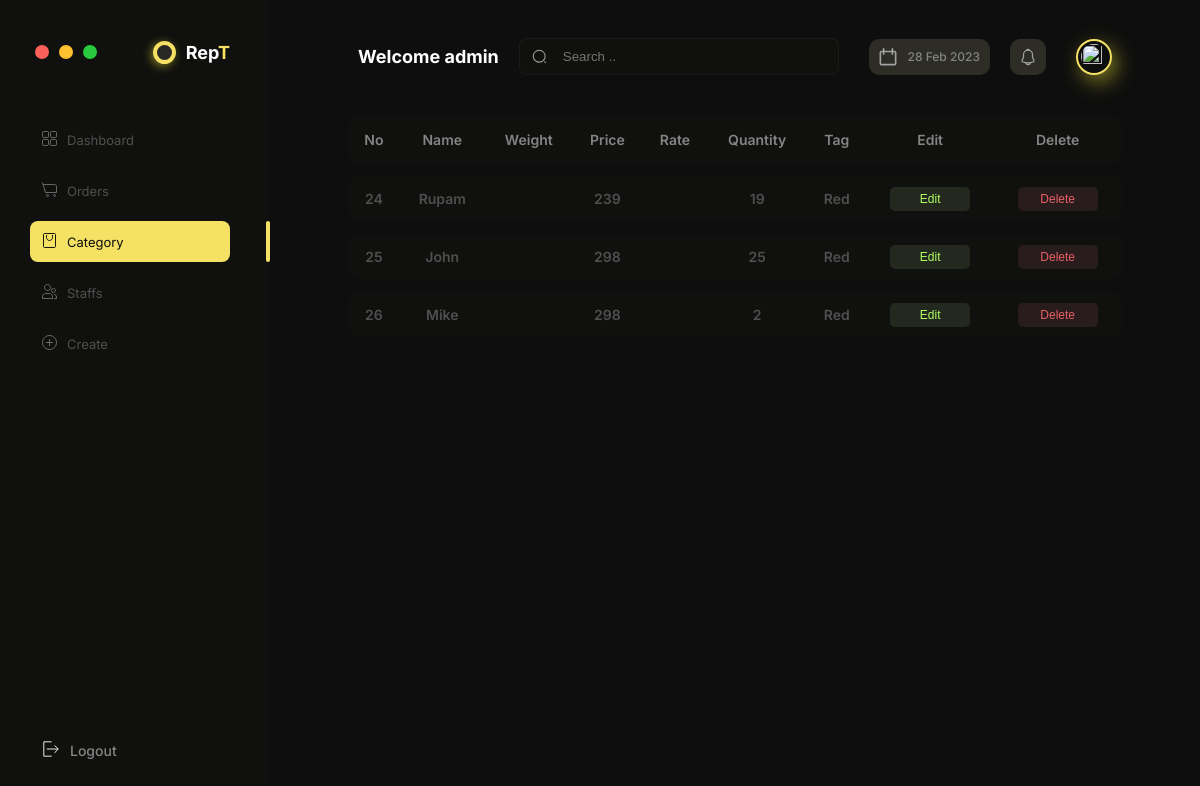
The page /items/22 (signed in) on the database as committed earlier.
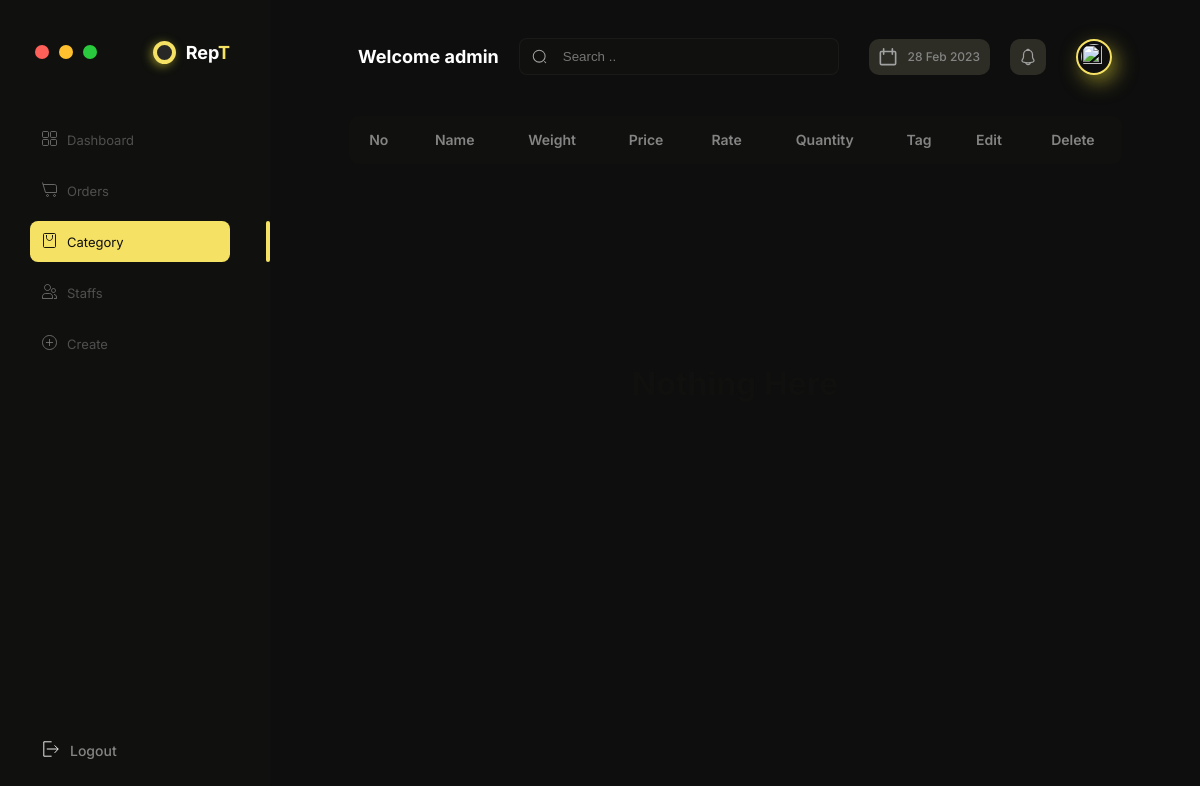
The same page on the database as committed later.
### apps/core/models.py (models this page shows, shortened)
class Item(models.Model):
    name = models.CharField(max_length=200, null=True)
    price = models.IntegerField(default=0, null=True)
    quantity = models.IntegerField(default=0, null=True)
    category = models.ForeignKey(
        Category, null=True, on_delete=models.SET_NULL)
    tag = models.ForeignKey(Tag, null=200, on_delete=models.SET_NULL)
    date_created = models.DateTimeField(auto_now_add=True, null=True)

class Tag(models.Model):
    name = models.CharField(max_length=200, null=True)
    date_created = models.DateTimeField(auto_now_add=True, null=True)
    def __str__(self):
        return self.name

### apps/core/decorators.py (the view)
        def wrapper_func(request, *args, **kwargs):
            group = None
            if request.user.groups.exists():
                group = request.user.groups.all()[0].name
            if group in allowed:
                return view_func(request, *args, **kwargs)
            else:
                return HttpResponse('You are not authenticated to access this page!')

### apps/category/views.py (called while the page is built)
@login_required(login_url='login')
@allowed_user(allowed=['admin'])
def items(request, pk):
    category = Category.objects.get(id=pk)
    items = Item.objects.filter(category=category)
    items_count = items.count()
    context = {
        'navbar': 'category',
        'items': items,
        'items_count': items_count,
    }
    return render(request, 'items.html', context)

### apps/category/templates/items.html (shortened to what this page needs)
{% extends 'main.html' %}
{% block content %}
<div class="table-container">
      <table class="table">
        <thead class="table__header">
            <tr class="table__header-raw">
              <th class="col col1">No</th>
              <th class="col col2">Name</th>
              <th class="col col3">Weight</th>
              <th class="col col4">Price</th>
              <th class="col col5">Rate</th>
              <th class="col col6">Quantity</th>
              <th class="col col7">Tag</th>
              <th class="col col7">Edit</th>
              <th class="col col7">Delete</th>
          </thead>
          {% for item in items %}
          <tbody class="table__body">
            <tr class="table__body-raw">
              <td class="col col1">{{item.id}}</td>
              <td class="col col2">{{item.name}}</td>
              <td class="col col3">{{item.weight}}</td>
              <td class="col col4">{{item.price}}</td>
              <td class="col col5">{{item.rate}}</td>
              <td class="col col6">{{item.quantity}}</td>
              <td class="col col7">{{item.tag}}</td>
              <td class="col col5">
                <button class="table__edit">Edit</button>
              </td>
              <td class="col col5">
                <a href="{% url 'removeItem' item.id %}">
                  <button class="table__delete">
                    Delete
                  </button>
                </a>
              </td>
          </tbody>
          {% endfor %}
    </table>
    {% include 'nothing.html' %}
</div>
{% endblock %}

### templates/main.html (shortened to what this page needs)
{% load static %}
<!DOCTYPE html>
<html lang="en">
<head>
        <link
        rel="stylesheet"
        href="https://use.fontawesome.com/releases/v5.6.1/css/all.css"
      />
    <link rel="stylesheet" href="{% static 'css/main.css' %}">
    <link rel="stylesheet" href="{% static 'css/colors.css' %}">
    <link rel="stylesheet" href="{% static 'css/font.css' %}">
    <link rel="stylesheet" href="{% static 'css/sidebar.css' %}">
    <link rel="stylesheet" href="{% static 'css/topbar.css' %}">
    <link rel="stylesheet" href="{% static 'css/table.css' %}">
    <link rel="stylesheet" href="{% static 'css/dashboard.css' %}">
    <link rel="stylesheet" href="{% static 'css/staff.css' %}">
    <link rel="stylesheet" href="{% static 'css/create.css' %}">
</head>
<body>
    {% include 'sidebar.html' %}
    {% include 'topbar.html' %}
    {% block content %}
    {% endblock %}
</body>
</html>

### templates/sidebar.html (shortened to what this page needs)
<div class="sidebar">
    <div class="top">
        <div class="header__container">
            <div class="nav__dot-container">
                <div class="nav__dot dot1"></div>
                <div class="nav__dot dot2"></div>
                <div class="nav__dot dot3"></div>
            </div>
            <div class="logo__container">
                <div class="logo__round"></div>
                <h3 class="logo__txt">Rep<span class="logo__highlight">T</span></h3>
            </div>
        </div>
        <div class="nav__container">
            <div class="nav nav__dashboard {% if navbar == 'dashboard' %} nav--active {% endif %}">
                {% if navbar == 'dashboard' %}
                <a href="{% url 'dashboard' %}">
                    <img class="nav__img" src="/static/icons/ic_dashboard_active.svg"></img>
                </a>
                {% else %}
                <a href="{% url 'dashboard' %}">
                    <img class="nav__img" src="/static/icons/ic_dashboard.svg"></img>
                </a>
                {% endif %}
                <a class="nav__txt" href="{% url 'dashboard' %}">Dashboard</a>
            </div>
            <div class="nav nav__orders {% if navbar == 'orders' %} nav--active {% endif %}">
                {% if navbar == 'orders' %}
                <a href="{% url 'orders' %}">
                    <img class="nav__img" src="/static/icons/ic_orders_active.svg"></img>
                </a>
                {% else %}
                <a href="{% url 'orders' %}">
                    <img class="nav__img" src="/static/icons/ic_orders.svg"></img>
                </a>
                {% endif %}
                <a class="nav__txt" href="{% url 'orders' %}">Orders</a>
            </div>
            <div class="nav nav__items {% if navbar == 'category' %} nav--active {% endif %}">
                {% if navbar == 'category' %}
                <a href="{% url 'category' %}">
                    <img class="nav__img" src="/static/icons/ic_items_active.svg"></img>
                </a>
                {% else %}
                <a href="{% url 'category' %}">
                    <img class="nav__img" src="/static/icons/ic_items.svg"></img>
                </a>
                {% endif %}
                <a class="nav__txt" href="{% url 'category' %}">Category</a>
            </div>
            {% if request.user.is_staff %}
            <div class="nav nav__customer {% if navbar == 'staffs' %} nav--active {% endif %}">
                {% if navbar == 'staffs' %}
                <a href="{% url 'staffs' %}">
                    <img class="nav__img" src="/static/icons/ic_customers_active.svg"></img>
                </a>
                {% else %}
                <a href="{% url 'staffs' %}">
                    <img class="nav__img" src="/static/icons/ic_customers.svg"></img>
                </a>
                {% endif %}
                <a class="nav__txt" href="{% url 'staffs' %}">Staffs</a>
            </div>
            {% endif %}
            <div class="nav nav__create {% if navbar == 'create' %} nav--active {% endif %}">
                {% if navbar == 'create' %}
                <a href="{% url 'create' %}">
                    <img class="nav__img" src="/static/icons/ic_create_active.svg"></img>
                </a>
                {% else %}
                <a href="{% url 'create' %}">
                    <img class="nav__img" src="/static/icons/ic_create.svg"></img>
                </a>
                {% endif %}
                <a class="nav__txt" href="{% url 'create' %}">Create</a>
            </div>
        </div>
    </div>
    <div class="logout">
        <a href="{% url 'logout' %}">
            <img src="/static/icons/ic_logout.svg" alt="" class="logout__img">
        </a>
        <a href="{% url 'logout' %}" class="logout__txt">
            Logout
        </a>
    </div>
</div>

### templates/topbar.html (shortened to what this page needs)
{% load static %}
<div class="topbar">
    <h3 class="top__title">Welcome {{request.user}}</h3>
    <form class="search__container" autocomplete="off" id="search-form" method="post">
        <img src="/static/icons/ic-input-search.svg" alt="" class="search__img">
        <input type="text" class="search__inp" placeholder="Search .." id="search-input">
    </form>
    <div class="right">
        <div class="right__calendar-container">
            <img src="/static/icons/ic_calendar.svg" alt="" class="right__icon right__calendar">
            <h6 id="right__calendar-txt"></h6>
        </div>
        <div class="right__icon-container">
            <img src="/static/icons/ic_notifications.svg" alt="" class="right__icon right__notification">
        </div>
        <div class="right__img-container">
            <img src="{{ request.user.customer.profile_image.url }}" alt="" class="right__img">
        </div>
    </div>
</div>

### templates/nothing.html (shortened to what this page needs)
<div class="empty__container">
{% if items_count == 0 %}
    <h1 style="color: var(--colorDarkMedium); text-align: center; margin-top: 20rem;"
        class="item__empty">
    </h1>
{% endif %}
</div>

### static/css/main.css (style rules this page uses)
html { font-size: 62.5%; }
body { padding-left: 32rem; padding-top: 2rem; padding-right: 5rem; background-color: var(--colorDark); font-family: 'Inter', sans-serif; }
h1, h2, h3, h4, h5, h6 { margin: 0rem; padding: 0rem; }

### static/css/colors.css (style rules this page uses)
:root { --colorDark: #0E0E0E; --colorDarkMedium: #10110E; --colorDarkLight: #4F4F4F; --colorDarkExtraLight: #848484; --colorWhite: #FFFFFF; --colorWhiteMedium: #F9F9F9; --colorWhiteLight: #F1F1F1; --colorWhiteExtraLight: #EBEBEB; --colorOrange: #F5E164; --colorOrangeMedium: #fbf438; --colorOrangeLight: #fff951; --colorOrangeExtraLight: #fffb95; --colorYelllow:#FFF500; --colorYellowMedium:#fbf438; --colorYellowLight:#fff951; --colorExtraLight:#fffb95; --gradientColor1:#BD00FF; --gradientColor2:#0085FF; --gradientColor3:#FFF500; --gradientColor4:#FFB800; --gradientColor5:#FF5C00; --gradientColor6:#FF0000; --gradientColor7:#00E0FF; --gradientColor8:#00D1FF; --buttonColorYellow: rgb(255, 184, 0); --buttonColorLightYellow: rgba(155, 184, 0, 0.1); --buttonColorOrange: rgb(252, 96, 88); --buttonColorLightOrange: rgba(252, 96, 88, 0.1); --buttonColorBlue: rgb(0, 149, 255); --buttonColorLightBlue: rgba(0, 149, 255, 0.1); --buttonColorRed: rgb(236,95,104); --buttonColorLightRed: rgba(254, 141, 148, 0.1); --buttonColorGreen: rgb(176, 255, 96); --buttonColorLightGreen: rgba(214, 255, 173, 0.1); --dotColor1:#FC6058; --dotColor2:#FEC02F; --dotColor3:#2ACA3E; --seperatorColor:#35363843; --iconBackgroundColor:#62634e5e; --bgObjectBlur:rgba(233, 224, 54, 0.5); --transparentColor:rgba(0, 0, 0, 0); }

### static/css/sidebar.css (style rules this page uses)
.sidebar { display: flex; flex-direction: column; justify-content: space-between; position: fixed; top: 0; bottom: 0; left: 0; width: 20rem; background-color: var(--colorDarkMedium); padding-top: 4rem; padding-bottom: 4rem; padding-left: 3rem; padding-right: 4rem; }
.top { display: flex; flex-direction: column; }
.header__container { display: flex; justify-content: space-between; }
.nav__dot-container { display: flex; align-items: center; }
.nav__dot { width: 1.4rem; height: 1.4rem; border-radius: .9rem; margin: .5rem; }
.dot1 { background-color: var(--dotColor1); cursor: pointer; }
.dot2 { background-color: var(--dotColor2); cursor: pointer; }
.dot3 { background-color: var(--dotColor3); cursor: pointer; }
.logo__container { display: flex; align-items: center; justify-content: flex-end; }
.logo__round { width: 1.5rem; height: 1.5rem; margin-right: 1rem; border-style: solid; border-width: .4rem; border-radius: 2rem; border-color: var(--colorOrange); background-color: rgba(255, 255, 255, 0.1); transition: transform 0.5s; cursor: pointer; box-shadow: -2px 2px 10px var(--bgObjectBlur); }
.logo__txt { color: var(--colorWhite); cursor: pointer; }
.logo__highlight { color: var(--colorOrange); }
.nav__container { display: flex; flex-direction: column; margin-top: 5rem; margin-bottom: 5rem; }
.nav { position: relative; display: flex; align-items: center; padding: 1.2rem; margin-top: .5rem; margin-bottom: .5rem; border-radius: .8rem; }
.nav--active::after { content: ''; width: .4rem; position: absolute; right: 0; bottom: 0; height: 100%; transform: translateX(4rem); border-radius: .4rem; background-color: var(--colorOrange); }
.nav--active { background-color: var(--colorOrange); }
.nav--active .nav__txt { color: var(--colorDark); font-weight: 400; }
.nav__img { width: 1.5rem; height: 1.5rem; }
.nav__txt { font-size: 1.3rem; text-decoration: none; color: var(--colorDarkLight); font-weight: 400; margin-left: 1rem; }
.logout { display: flex; align-items: center; margin-left: 1.2rem; }
.logout__img { width: 1.8em; height: 1.8rem; margin-right: 1rem; }
.logout__txt { text-decoration: none; color: var(--colorDarkExtraLight); font-size: 1.4em; font-weight: 500; }

Rows that differ between the two databases and show on the page:
removed Item: id "24", name "Rupam", price "239", quantity "19", tag "Red"
removed Item: id "25", name "John", price "298", quantity "25", tag "Red"
removed Item: id "26", name "Mike", price "298", quantity "2", tag "Red"
